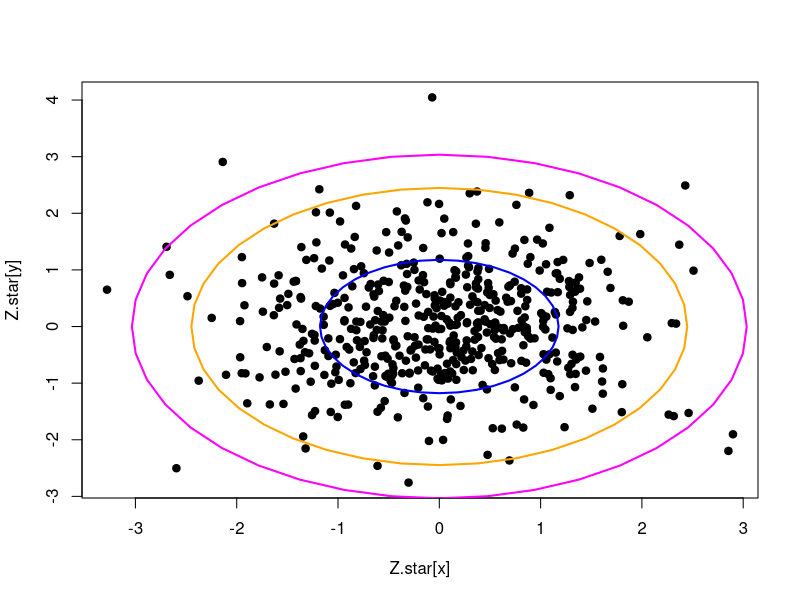

Here is the R script that generated this plot:
set.seed(666)
Z.star <- replicate(1E3,sum(runif(12)-0.5))

#fazer aquele grafico dos pontinhos
#desenhar no plano onde esta 50, 95, 99% da densidade de Z.star com elipses 
x<- sample(1:1000,size=500)
y<- seq(1,1000,1)[!(1:1000 %in% x)]
plot(Z.star[x],Z.star[y],pch=19)
#nesse caso, serão circunferências já que Z.star[x] e Z.star[y] 
#são identicamente distribuídas
#X=R*cos(T) , Y= R*sin(T)
cartesiano <- function(r,t){
  list(x= r*cos(t), y= r*sin(t))
}

#Usando os resultados do Bernardo, a funcao de distribuicao acumulada
#de R é: F(r)= 1 - exp(-(r^2)/2)
#além disso, a funcao quantilica é:
qR <- function(p){
  return( sqrt(-2*log(1-p)) )
}

draw.circle <- function(raio,cor="black"){
  theta <- seq(0,2*pi,0.05*pi)
  coords <- cartesiano(r=raio,t=theta)
  lines(coords$x,coords$y, col=cor,lwd=2)
}
#p/ 50%:
qR(.5) |> draw.circle(cor="blue")
#p/ 95%:
qR(.95) |> draw.circle(cor="orange")
#p/ 99%:
qR(.99) |> draw.circle(cor="magenta")
